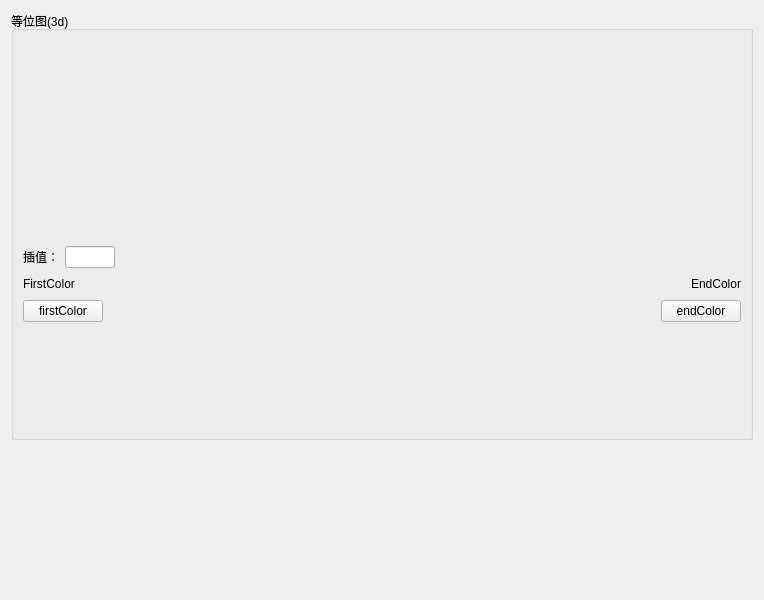
<?xml version="1.0" encoding="UTF-8"?>
<ui version="4.0">
 <class>Contour3dConfigWidget</class>
 <widget class="QWidget" name="Contour3dConfigWidget">
  <property name="geometry">
   <rect>
    <x>0</x>
    <y>0</y>
    <width>764</width>
    <height>600</height>
   </rect>
  </property>
  <property name="windowTitle">
   <string>Form</string>
  </property>
  <layout class="QGridLayout" name="gridLayout_2">
   <item row="0" column="0">
    <widget class="QGroupBox" name="groupBox">
     <property name="title">
      <string>等位图(3d)</string>
     </property>
     <layout class="QGridLayout" name="gridLayout">
      <item row="3" column="0">
       <layout class="QHBoxLayout" name="horizontalLayout">
        <item>
         <widget class="QPushButton" name="firstColorBtn">
          <property name="text">
           <string>firstColor</string>
          </property>
         </widget>
        </item>
        <item>
         <spacer name="horizontalSpacer">
          <property name="orientation">
           <enum>Qt::Horizontal</enum>
          </property>
          <property name="sizeHint" stdset="0">
           <size>
            <width>40</width>
            <height>20</height>
           </size>
          </property>
         </spacer>
        </item>
        <item>
         <widget class="QPushButton" name="endColorBtn">
          <property name="text">
           <string>endColor</string>
          </property>
         </widget>
        </item>
       </layout>
      </item>
      <item row="2" column="0">
       <layout class="QHBoxLayout" name="horizontalLayout_2">
        <item>
         <widget class="QLabel" name="label">
          <property name="text">
           <string>FirstColor</string>
          </property>
         </widget>
        </item>
        <item>
         <spacer name="horizontalSpacer_2">
          <property name="orientation">
           <enum>Qt::Horizontal</enum>
          </property>
          <property name="sizeHint" stdset="0">
           <size>
            <width>40</width>
            <height>20</height>
           </size>
          </property>
         </spacer>
        </item>
        <item>
         <widget class="QLabel" name="label_2">
          <property name="text">
           <string>EndColor</string>
          </property>
         </widget>
        </item>
       </layout>
      </item>
      <item row="1" column="0">
       <layout class="QHBoxLayout" name="horizontalLayout_3">
        <item>
         <widget class="QLabel" name="label_3">
          <property name="text">
           <string>插值：</string>
          </property>
         </widget>
        </item>
        <item>
         <widget class="QLineEdit" name="lineEdit">
          <property name="minimumSize">
           <size>
            <width>50</width>
            <height>0</height>
           </size>
          </property>
          <property name="maximumSize">
           <size>
            <width>50</width>
            <height>16777215</height>
           </size>
          </property>
         </widget>
        </item>
        <item>
         <spacer name="horizontalSpacer_3">
          <property name="orientation">
           <enum>Qt::Horizontal</enum>
          </property>
          <property name="sizeHint" stdset="0">
           <size>
            <width>40</width>
            <height>20</height>
           </size>
          </property>
         </spacer>
        </item>
       </layout>
      </item>
      <item row="4" column="0">
       <widget class="QWidget" name="colorBar" native="true">
        <property name="minimumSize">
         <size>
          <width>0</width>
          <height>100</height>
         </size>
        </property>
        <property name="maximumSize">
         <size>
          <width>16777215</width>
          <height>100</height>
         </size>
        </property>
       </widget>
      </item>
      <item row="0" column="0">
       <widget class="QWidget" name="topWidget" native="true">
        <property name="minimumSize">
         <size>
          <width>0</width>
          <height>200</height>
         </size>
        </property>
        <property name="maximumSize">
         <size>
          <width>16777215</width>
          <height>200</height>
         </size>
        </property>
       </widget>
      </item>
     </layout>
    </widget>
   </item>
   <item row="1" column="0">
    <spacer name="verticalSpacer">
     <property name="orientation">
      <enum>Qt::Vertical</enum>
     </property>
     <property name="sizeHint" stdset="0">
      <size>
       <width>20</width>
       <height>148</height>
      </size>
     </property>
    </spacer>
   </item>
  </layout>
 </widget>
 <resources/>
 <connections/>
</ui>
